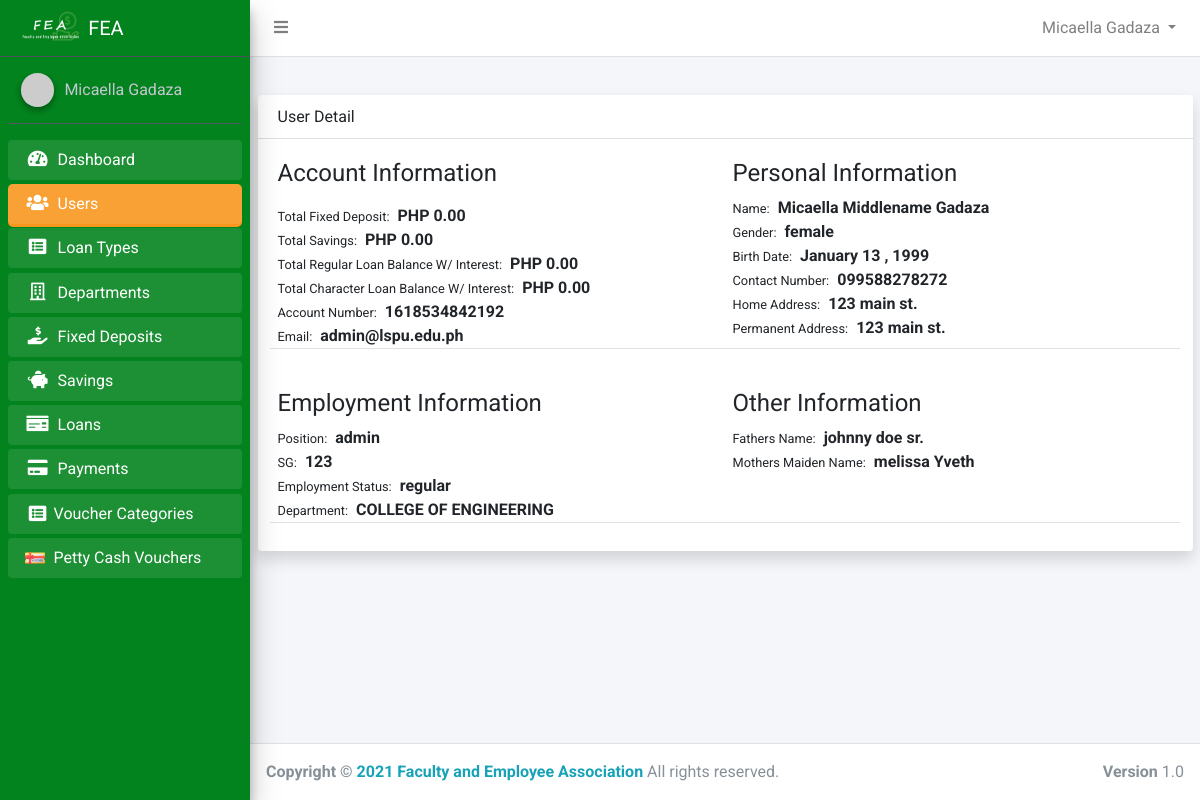
/admin/admin_user_detail.php?id=61 (signed in), run on the app's committed database.
### tables this page shows
CREATE TABLE `users` (
  `id` int(11) NOT NULL,
  `account_number` varchar(50) NOT NULL,
  `firstname` varchar(50) NOT NULL,
  `middlename` varchar(50) NOT NULL,
  `lastname` varchar(50) NOT NULL,
  `home_address` varchar(255) NOT NULL,
  `permanent_address` varchar(255) NOT NULL,
  `gender` varchar(50) NOT NULL,
  `birth_date` varchar(255) DEFAULT NULL,
  `contact_number` varchar(50) NOT NULL,
  `email` varchar(50) NOT NULL,
  `password` varchar(50) NOT NULL,
  `position_id` int(11) DEFAULT NULL,
  `sg` int(11) NOT NULL,
  `employment_status` varchar(50) NOT NULL,
  `department_id` int(11) NOT NULL,
  `name_of_spouse` varchar(100) NOT NULL,
  `fathers_name` varchar(100) NOT NULL,
  `mothers_maiden_name` varchar(50) NOT NULL,
  `beneficiary` varchar(255) NOT NULL,
  `paid_membership` tinyint(1) NOT NULL DEFAULT 0,
  `active` tinyint(1) NOT NULL DEFAULT 0,
  `reason1` text DEFAULT NULL,
  `reason2` text DEFAULT NULL,
  `reason3` text DEFAULT NULL,
  `approved_by_m1` int(11) DEFAULT NULL,
  `approved_by_m2` int(11) DEFAULT NULL,
  `approved_by_m3` int(11) DEFAULT NULL,
  `approved_by_president` tinyint(1) NOT NULL DEFAULT 0,
  `reason_for_decline` text DEFAULT NULL,
  `is_comaker` tinyint(1) NOT NULL DEFAULT 0,
  `created_at` timestamp NOT NULL DEFAULT current_timestamp()
);

CREATE TABLE `positions` (
  `id` int(11) NOT NULL,
  `name` varchar(50) NOT NULL
);

CREATE TABLE `departments` (
  `id` int(11) NOT NULL,
  `name` varchar(50) NOT NULL
);

### app/config/config.php (called while the page is built, shortened)
<?php
class Connection
{
    public $conn;
    public function __construct()
    {
        try {
            $dsn = 'mysql:host=' . HOST . ';dbname=' . DB_NAME;
            $this->conn = new PDO($dsn, USERNAME, PASSWORD);
            $this->conn->setAttribute(PDO::ATTR_DEFAULT_FETCH_MODE, PDO::FETCH_OBJ);
            $this->conn->setAttribute(PDO::ATTR_EMULATE_PREPARES, false);
        } catch (PDOException $e) {
            echo "Error!: " . $e->getMessage() . "<br/>";
            die();
        }
        return $this->conn;
    }
}

### core.php (called while the page is built, shortened)
<?php
require_once 'app/config/config.php';
require_once 'app/models/User.php';
$user = new User();

### app/models/User.php (called while the page is built, shortened)
<?php
class User extends Connection
{
    public static function Auth()
    {
        if (isset($_SESSION['id'])) {
            return true;
        } else {
            return false;
        }
    }
    public function getFullName()
    {
        if (self::Auth()) {
            $user = $this->getUser();
            return ucwords($user->firstname) . ' ' . ucwords($user->lastname);
        } else {
            return 'Guess';
        }
    }
    public function getUser()
    {
        if (self::Auth()) {
            $sql = "SELECT * FROM users WHERE id=:id AND active=1 AND paid_membership=1";
            $stmt = $this->conn->prepare($sql);
            $stmt->execute(['id' => $_SESSION['id']]);
            $user = $stmt->fetch();
            return $user;
        }
    }
}

### app/controllers/admin/UserController.php (called while the page is built, shortened)
<?php
class AdminUser extends Connection
{
    public function getPosition($id)
    {
        $sql = "SELECT * FROM positions WHERE id=:id";
        $stmt = $this->conn->prepare($sql);
        $stmt->execute(['id' => $id]);
        $position = $stmt->fetch();
        if ($position->name) {
            return $position->name;
        }
    }
    public function getUserDeposit($id)
    {
        $sql = "SELECT * FROM fixed_deposits WHERE user_id=:id";
        $stmt = $this->conn->prepare($sql);
        $stmt->execute(['id' => $id]);
        $deposits = $stmt->fetchAll();
        $total = 0;
        return $total;
    }
    public function getUserSavings($id)
    {
        $sql = "SELECT * FROM savings WHERE user_id=:id";
        $stmt = $this->conn->prepare($sql);
        $stmt->execute(['id' => $id]);
        $deposits = $stmt->fetchAll();
        $total = 0;
        return $total;
    }
    public function getUserRegularLoans($id)
    {
        $status = 'approved';
        $type = 1;
        $sql = "SELECT * FROM loans WHERE user_id=:id AND status=:status AND loan_type_id=:type";
        $stmt = $this->conn->prepare($sql);
        $stmt->execute(['id' => $id, 'status' => $status, 'type' => $type]);
        $loans = $stmt->fetchAll();
        $total = 0;
        return $total;
    }
    public function getUserCharacterLoans($id)
    {
        $status = 'approved';
        $type = 3;
        $sql = "SELECT * FROM loans WHERE user_id=:id AND status=:status AND loan_type_id=:type";
        $stmt = $this->conn->prepare($sql);
        $stmt->execute(['id' => $id, 'status' => $status, 'type' => $type]);
        $loans = $stmt->fetchAll();
        $total = 0;
        return $total;
    }
    public function getUser($id)
    {
        $sql = "SELECT * FROM users WHERE id=:id";
        $stmt = $this->conn->prepare($sql);
        $stmt->execute(['id' => $id]);
        $user = $stmt->fetch();
        return $user;
    }
    public function getDepartment($id)
    {
        $sql = "SELECT * FROM departments WHERE id=:id";
        $stmt = $this->conn->prepare($sql);
        $stmt->execute(['id' => $id]);
        $department = $stmt->fetch();
        return $department;
    }
}

### app/helpers/showPrice.php (called while the page is built)
<?php
function formatDecimal($num)
{
    return  number_format((float)$num, 2, '.', '');
}

### app/helpers/formatDate.php (called while the page is built, shortened)
<?php
function shortDate($date)
{
    $d = new DateTime($date);
    return $d->format("F j \, Y ");
}

### admin/admin_user_detail.php (the view, shortened to what this page needs)
<?php
require_once '../core.php';
require_once  '../app/includes/admin/header.php';
$adminUser = new AdminUser();
if (isset($_GET['id'])) {
    $user = $adminUser->getUser($_GET['id']);
    $total_amount = $adminUser->getUserDeposit($_GET['id']);
    $total_savings = $adminUser->getUserSavings($_GET['id']);
    $total_regular_loan_balance = formatDecimal($adminUser->getUserRegularLoans($_GET['id']));
    $total_character_loan_balance = formatDecimal($adminUser->getUserCharacterLoans($_GET['id']));
} else {
    redirect('admin_users.php');
}
?>
<div class="container">
    <div class="card shadow">
        <div class="card-header">
            <h4>User Detail</h4>
        </div>
        <div class="card-body">
            <div class="row">
                <div class="col-md-6 border-bottom mb-2">
                    <h2 class="font-weight-normal mb-2 mb-3">Account Information</h2>
                    <p><small class="mr-2">Total Fixed Deposit:</small><b>PHP <?php echo formatDecimal($total_amount) ?></b></p>
                    <p><small class="mr-2">Total Savings:</small><b>PHP <?php echo formatDecimal($total_savings) ?></b></p>
                    <p><small class="mr-2">Total Regular Loan Balance W/ Interest:</small><b>PHP <?php echo $total_regular_loan_balance ?></b></p>
                    <p><small class="mr-2">Total Character Loan Balance W/ Interest:</small><b>PHP <?php echo $total_character_loan_balance ?></b></p>
                    <p><small class="mr-2">Account Number:</small><b><?php echo $user->account_number ?></b></p>
                    <p><small class="mr-2">Email:</small><b><?php echo $user->email ?></b></p>
                </div>
                <div class="col-md-6 border-bottom mb-2">
                    <h2 class="font-weight-normal mb-2">Personal Information</h2>
                    <p><small class="mr-2">Name:</small><b><?php echo ucfirst($user->firstname) . ' ' . ucfirst($user->middlename) . ' ' . ucfirst($user->lastname) ?></b></p>
                    <p><small class="mr-2">Gender:</small><b><?php echo $user->gender ?></b></p>
                    <p><small class="mr-2">Birth Date:</small><b><?php echo shortDate($user->birth_date) ?></b></p>
                    <p><small class="mr-2">Contact Number:</small><b><?php echo $user->contact_number ?></b></p>
                    <p><small class="mr-2">Home Address:</small><b><?php echo $user->home_address ?></b></p>
                    <p><small class="mr-2">Permanent Address:</small><b><?php echo $user->permanent_address ?></b></p>
                </div>
            </div>
            <div class="row mt-4">
                <div class="col-md-6 border-bottom mb-2">
                    <h2 class="font-weight-normal mb-2">Employment Information</h2>
                    <p><small class="mr-2">Position:</small><b><?php echo $adminUser->getPosition($user->position_id) ?></b></p>
                    <p><small class="mr-2">SG:</small><b><?php echo $user->sg ?></b></p>
                    <p><small class="mr-2">Employment Status:</small><b><?php echo $user->employment_status ?></b></p>
                    <p><small class="mr-2">Department:</small><b><?php echo $adminUser->getDepartment($user->department_id)->name ?></b></p>
                </div>
                <div class="col-md-6 border-bottom mb-2">
                    <h2 class="font-weight-normal mb-2">Other Information</h2>
                    <p><small class="mr-2">Fathers Name:</small><b><?php echo $user->fathers_name ?></b></p>
                    <p><small class="mr-2">Mothers Maiden Name:</small><b><?php echo $user->mothers_maiden_name ?></b></p>
                </div>
            </div>
        </div>
    </div>
</div>
</div>
<?php require_once BASE . '/app/includes/admin/footer.php' ?>

### app/includes/admin/navbar.php (shortened to what this page needs)
<nav class="main-header navbar navbar-expand navbar-white navbar-light">
    <ul class="navbar-nav" style="width:100%;">
        <li class="nav-item">
            <a class="nav-link" data-widget="pushmenu" href="#" role="button"><i class="fas fa-bars"></i></a>
        </li>
        <li class="nav-item dropdown" style="margin-left:auto">
            <a id="navbarDropdown" class="nav-link dropdown-toggle" href="#" role="button" data-toggle="dropdown" aria-haspopup="true" aria-expanded="false" v-pre>
                <?php echo $user->getFullName() ?>
            </a>
        </li>
    </ul>
</nav>

### app/includes/admin/sidebar.php (shortened to what this page needs)
<div class="sidebar">
    <div class="user-panel mt-3 pb-3 mb-3 d-flex">
        <div class="image">
            <img src="https://ui-avatars.com/api/?name=<?php echo $user->getFullName() ?>" class="img-circle elevation-2" alt="User Image">
        </div>
        <div class="info">
            <a href="" class="d-block"><?php echo $user->getFullName() ?></a>
        </div>
    </div>
    <nav class="mt-2">
        <ul class="nav nav-pills nav-sidebar flex-column" data-widget="treeview" role="menu" data-accordion="false">
            <?php if ($_SESSION['position_id'] == 1) : ?>
                <li class="nav-item menu-open
                <?php echo (strpos(CURRENT_URL, 'dashboard') !== false) ? 'active' : '' ?>
                ">
                    <a href="<?php echo BASE_URL . '/admin/dashboard.php' ?>" class="nav-link">
                        <i class="nav-icon fas fa-tachometer-alt"></i>
                        <p>
                            Dashboard
                        </p>
                    </a>
                </li>
                <li class="nav-item menu-open
            <?php echo (strpos(CURRENT_URL, 'admin_user') !== false) ? 'active' : '' ?>
            ">
                    <a href="<?php echo BASE_URL . 'admin/admin_users.php' ?>" class="nav-link">
                        <i class="nav-icon fas fa-users"></i>
                        <p>
                            Users
                        </p>
                    </a>
                </li>
                <li class="nav-item menu-open
            <?php echo (strpos(CURRENT_URL, 'type') !== false) ? 'active' : '' ?>
            ">
                    <a href="<?php echo BASE_URL . 'admin/types.php' ?>" class="nav-link ">
                        <i class="nav-icon fa fa-list-alt"></i>
                        <p>
                            Loan Types
                        </p>
                    </a>
                </li>
                <li class="nav-item menu-open
            <?php echo (strpos(CURRENT_URL, 'department') !== false) ? 'active' : '' ?>
            ">
                    <a href="<?php echo BASE_URL . 'admin/departments.php' ?>" class="nav-link">
                        <i class="nav-icon far fa-building"></i>
                        <p>
                            Departments
                        </p>
                    </a>
                </li>
                <li class="nav-item menu-open
            <?php echo (strpos(CURRENT_URL, 'deposit') !== false) ? 'active' : '' ?>
            ">
                    <a href="<?php echo BASE_URL . 'admin/fixed_deposits.php' ?>" class="nav-link">
                        <i class="nav-icon fas fa-hand-holding-usd"></i>
                        <p>
                            Fixed Deposits
                        </p>
                    </a>
                </li>
                <li class="nav-item menu-open
            <?php echo (strpos(CURRENT_URL, 'saving') !== false) ? 'active' : '' ?>
            ">
                    <a href="<?php echo BASE_URL . 'admin/savings.php' ?>" class="nav-link">
                        <i class="nav-icon fas fa-piggy-bank"></i>
                        <p>
                            Savings
                        </p>
                    </a>
                </li>
                <li class="nav-item menu-open
            <?php echo (strpos(CURRENT_URL, 'admin/loan') !== false) ? 'active' : '' ?>
            ">
                    <a href="<?php echo BASE_URL . 'admin/loans.php' ?>" class=" nav-link ">
                        <i class="nav-icon fas fa-money-check"></i>
                        <p>
                            Loans
                        </p>
                    </a>
                </li>
                <li class="nav-item menu-open
            <?php echo (strpos(CURRENT_URL, 'payment') !== false) ? 'active' : '' ?>
            ">
                    <a href="<?php echo BASE_URL . 'admin/payments.php' ?>" class=" nav-link ">
                        <i class="nav-icon fas fa-credit-card"></i>
                        <p>
                            Payments
                        </p>
                    </a>
                </li>
                <li class="nav-item menu-open
            <?php echo (strpos(CURRENT_URL, 'admin/categor') !== false) ? 'active' : '' ?>
            ">
                    <a href="<?php echo BASE_URL . 'admin/categories_voucher.php' ?>" class=" nav-link d-flex align-items-center">
                        <i class="nav-icon fa fa-list-alt"></i>
                        <p>
                            Voucher Categories
                        </p>
                    </a>
                </li>
                <li class="nav-item menu-open
            <?php echo (strpos(CURRENT_URL, 'admin/voucher') !== false) ? 'active' : '' ?>
            ">
                    <a href="<?php echo BASE_URL . 'admin/vouchers.php' ?>" class=" nav-link d-flex align-items-center">
                        <i class="nav-icon">
                            <img src="../assets/img/voucher_icon.svg" alt="" width="20px" height="25px">
                        </i>
                        <p>
                            Petty Cash Vouchers
                        </p>
                    </a>
                </li>
            <?php endif ?>
        </ul>
    </nav>
</div>

### assets/admin/css/admin.css (style rules this page uses)
.sidebar { background: rgb(3, 131, 30); }
.menu-open { margin-bottom: 1px !important; }
.active { background: #f8961e; border-radius: 5px; }
h2 { font-size: 24px !important; }

### app/includes/admin/header.php (style rules this page uses)
body { font-family: 'Roboto', sans-serif; }

### data on the page
users: $user->getFullName() "Micaella Gadaza", account_number "1618534842192", email "admin@lspu.edu.ph", firstname "Micaella", middlename "Middlename", lastname "Gadaza", gender "female", birth_date "January 13 , 1999", contact_number "099588278272", home_address "123 main st.", permanent_address "123 main st.", position.name "admin", sg "123", employment_status "regular", department.name "COLLEGE OF ENGINEERING", fathers_name "johnny doe sr.", mothers_maiden_name "melissa Yveth"

### other printed values
formatDecimal($total_amount) "0.00"
formatDecimal($total_savings) "0.00"
$total_regular_loan_balance "0.00"
$total_character_loan_balance "0.00"
